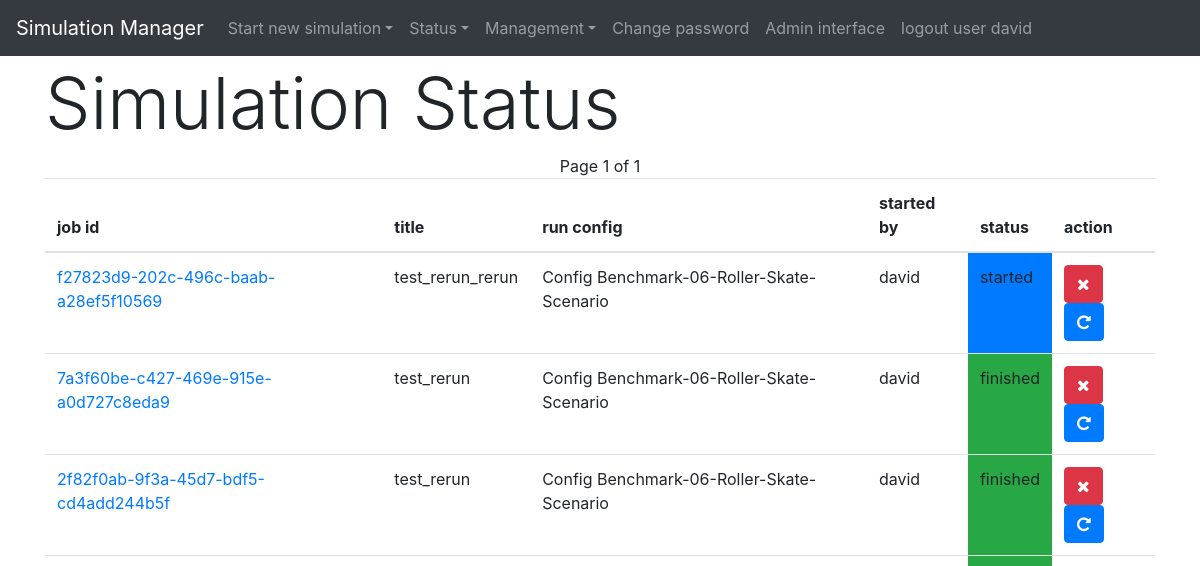
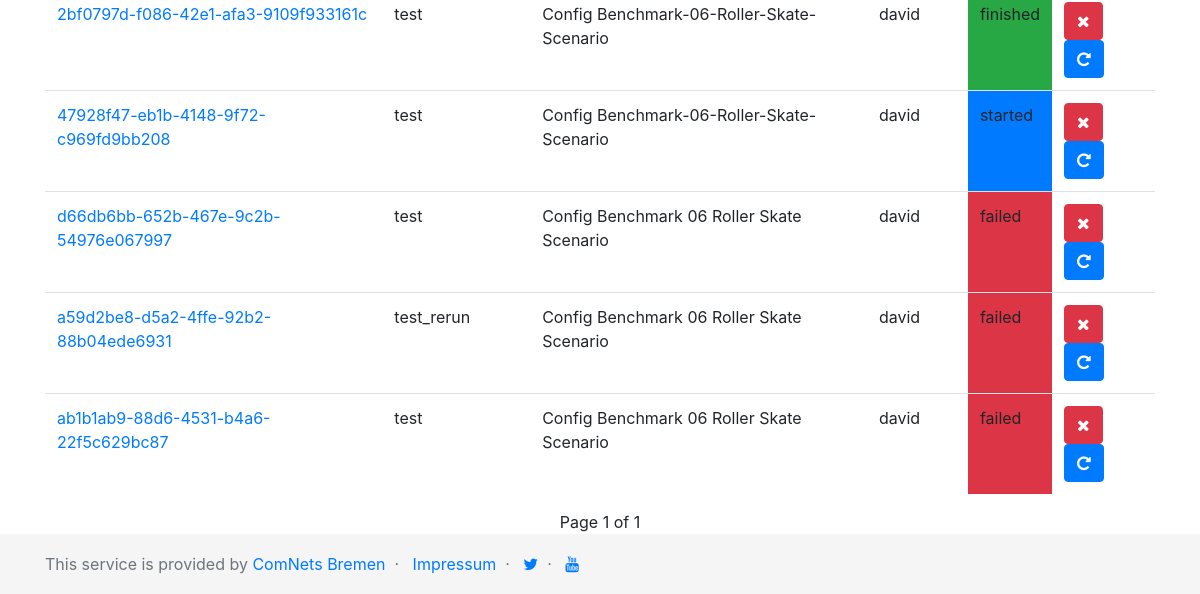
The app's page /omnetppManager/job_status/ (signed in), older data (2 pictures, top to bottom).
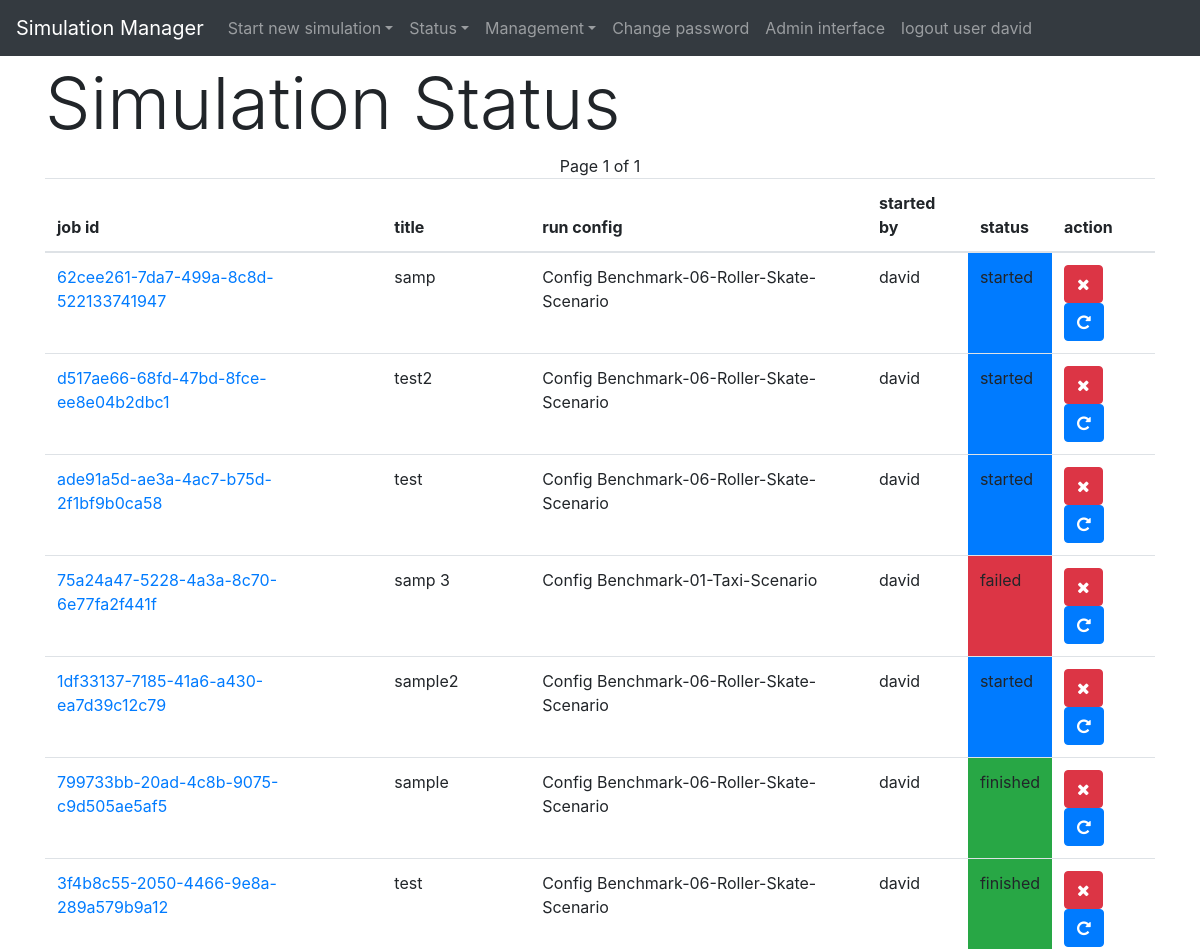
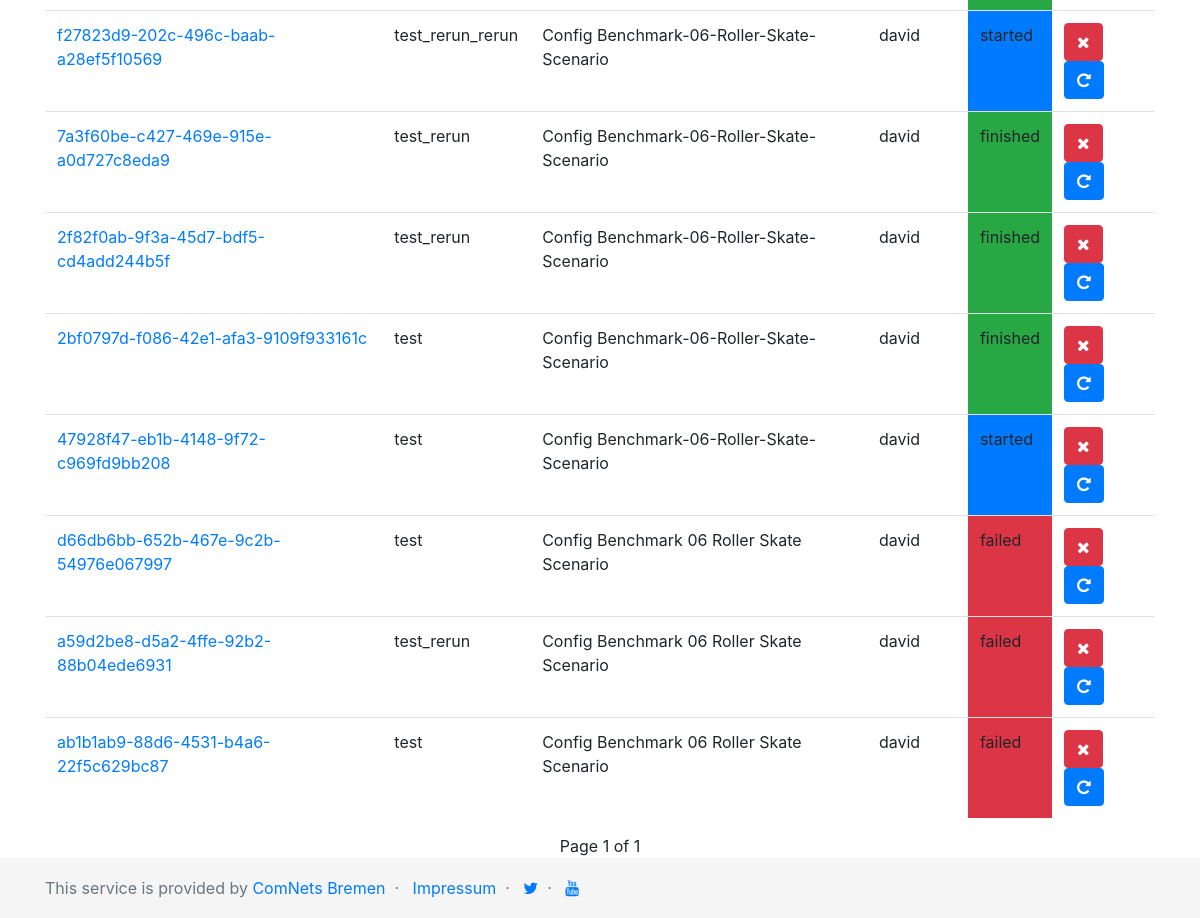
The same page, newer data (2 pictures, top to bottom).
### omnetppManager/models.py (models this page shows, shortened)
class Simulation(models.Model):
    class Meta:
        ordering = ["-pk",]
    class Status(models.IntegerChoices):
        QUEUED      = 1, _("queued")
        FINISHED    = 2, _("finished")
        FAILED      = 3, _("failed")
        STARTED     = 4, _("started")
        DEFERRED    = 5, _("deferred")
        SCHEDULED   = 6, _("scheduled")
        UNKNOWN     = 7, _("unknown")
        ABORTED     = 8, _("aborted")
    class TerminateReason(models.IntegerChoices):
        NOT_TERMINATED      = 1, _("Simulation not terminated")
        TERMINATED_USER     = 2, _("Terminated by user")
        TERMINATED_EVENTS   = 3, _("Terminated by system: Exceeded events.")
        TERMINATED_CPU      = 4, _("Terminated by system: Exceeded CPU.")
        TERMINATED_RAM      = 5, _("Terminated by system: Exceeded RAM.")
        TERMINATED_DISK     = 6, _("Terminated by system: Exceeded Disk space.")
    user = models.ForeignKey(
            settings.AUTH_USER_MODEL,
            on_delete=models.CASCADE,
            )
    title           = models.CharField(max_length=100)
    omnetppini      = models.TextField()
    runconfig       = models.CharField(max_length=100)
    summarizing_precision = models.FloatField(default=100)
    simulation_id   = models.UUIDField(
            editable=False,
            default = uuid.uuid4
            )
    status = models.IntegerField(choices=Status.choices, default=Status.UNKNOWN)
    terminated = models.IntegerField(choices = TerminateReason.choices, default = TerminateReason.NOT_TERMINATED)
    simulation_error = models.TextField(default=None, blank=True, null=True)
    job_error = models.TextField(default=None, blank=True, null=True)
    handled_by = models.CharField(max_length=100, default=None, blank=True, null=True)
    notification_mail_address = models.EmailField(default=None, blank=True, null=True)
    storage_backend = models.ForeignKey(StorageBackend, on_delete=models.SET_NULL, null=True, default=None)
    shared_link = models.CharField(max_length=250, default="")
    meta_full = models.TextField(default=None, blank=True, null=True)
    simulation_timeout = models.IntegerField(default=0)
    simulation_enqueue_time = models.DateTimeField(auto_now_add=True)
    simulation_start_time = models.DateTimeField(null=True, default=None)
    simulation_last_update_time = models.DateTimeField(null=True, default=None)
    simulation_state_times = models.TextField(default=None, blank=True, null=True)
    simulation_is_debug_sim = models.BooleanField(
            default=False,
            help_text="Is this a debug simulation? If yes -> ignore for comparison.",
            )
    def get_absolute_url(self):
        return reverse('job-details', kwargs={
            'pk' : self.pk
            })
    def is_finished(self):
        return self.status == self.Status.FINISHED
    def is_failed(self):
        return self.status == self.Status.FAILED
    def is_started(self):
        return self.status == self.Status.STARTED

### omnetppManager/views.py (the view)
# urls.py: path('job_status/', views.job_status, name="omnetppManager_job_status"),
@login_required
def job_status(request):
    simulations = Simulation.objects.all()
    paginator = Paginator(simulations, 25) # 25 items per page
    page_number = request.GET.get('page')
    page_obj = paginator.get_page(page_number)
    return render(request, "omnetppManager/job_status_page.html",
            {
                "jobs" : page_obj,
                "title" : "Job status",
            })

### omnetppManager/processors.py (called while the page is built)
def get_general(request):
    return {
            "manager_general" : {
                "base_title" : settings.DEFAULT_MAIN_TITLE,
                }
            }

### omnetppManager/templates/omnetppManager/job_status_page.html (shortened to what this page needs)
{% extends "base_generic.html" %}
{% block content %}
<h1 class="display-3">Simulation Status</h1>
<div class="d-flex justify-content-center">
            Page {{ jobs.number }} of {{ jobs.paginator.num_pages }}
</div>
<table class="table">
    <thead>
        <tr>
        <th scope="col">job id</th>
        <th scope="col">title</th>
        <th scope="col">run config</th>
        <th scope="col">started by</th>
        <th scope="col">status</th>
        <th scope="col">action</th>
        </tr>
    </thead>
    <tbody>
        {% for job in jobs %}
        <tr>
            <td><a href="{{ job.get_absolute_url }}">{{job.simulation_id}}</a></td>
            <td>{{job.title}}</td>
            <td>{{job.runconfig}}</td>
            <td>{{job.user}}</td>
            <td class="{% if job.is_finished %}bg-success{% elif job.is_failed %}bg-danger{% elif job.is_started %}bg-primary{% elif job.is_aborted %}bg-warning{% endif %}">{{job.get_status_display}}</td>
            <td>
                <form action="{% url 'job-kill' pk=job.id %}" method="post" style="display: inline;">
                    <button type="submit" class="btn btn-danger" aria-label="Kill Simulation">
                        <i class="fa fa-times" aria-hidden="true"></i>
                    </button>
                </form>
                <a href="{% url 'omnetppManager_rerun_sim' pk=job.id %}" class="btn btn-primary" aria-label="Restart Simulation">
                    <i class="fa fa-repeat" aria-hidden="true"></i>
                </a>
            </td>
        </tr>
        {% endfor %}
    </tbody>
</table>
<div class="d-flex justify-content-center">
            Page {{ jobs.number }} of {{ jobs.paginator.num_pages }}
</div>
{% endblock %}

### templates/base_generic.html (shortened to what this page needs)
<!doctype html>
{% load static %}
<html lang="en">
  <head>
    <link rel="stylesheet" href="https://stackpath.bootstrapcdn.com/bootstrap/4.4.1/css/bootstrap.min.css">
    <link rel="stylesheet" href="https://stackpath.bootstrapcdn.com/font-awesome/4.7.0/css/font-awesome.min.css">
    <link rel="stylesheet" href="{% static 'css/omnetppManager.css' %}">
  </head>
  <body>
  {% block sidebar %}
    <nav class="navbar navbar-expand-md navbar-dark bg-dark fixed-top">
        <a class="navbar-brand" href="{% url 'omnetppManager_index' %}">Simulation Manager</a>
  <div class="collapse navbar-collapse" id="navbarsExampleDefault">
    <ul class="navbar-nav mr-auto">
        {% if user.is_authenticated %}
          <li class="nav-item dropdown">
              <a class="nav-link dropdown-toggle" id="dropdown-01" href="#", data-toggle="dropdown", aria-haspopup="true" aria-expand="false">Start new simulation</a>
          </li>
          <li class="nav-item dropdown">
              <a class="nav-link dropdown-toggle" id="dropdown-02" href="#", data-toggle="dropdown", aria-haspopup="true" aria-expand="false">Status</a>
         </li>
          <li class="nav-item dropdown">
              <a class="nav-link dropdown-toggle" id="dropdown-03" href="#", data-toggle="dropdown", aria-haspopup="true" aria-expand="false">Management</a>
         </li>
          <li class="nav-item">
              <a class="nav-link" href="{% url 'password_change' %}">Change password</a>
          </li>
        {% if user.is_superuser %}
          <li class="nav-item">
              <a class="nav-link" href="{% url 'admin:index' %}">Admin interface</a>
          </li>
        {% endif %}
          <li class="nav-item">
                <a class="nav-link" href="{% url 'logout' %}">logout user {{ user }}</a>
          </li>
        {% endif %}
    </ul>
  </div>
</nav>
  {% endblock %}
  <main role="main" class="container">
    {% block content %}{% endblock %}
  </main>
    <footer class="footer">
      <div class="container">
          <span class="text-muted">
              This service is provided by <a href="https://comnets.uni-bremen.de" target="_blank">ComNets Bremen</a>&nbsp; &middot; &nbsp;
              <a href="https://www.uni-bremen.de/impressum" target="_blank">Impressum</a>&nbsp; &middot; &nbsp;
              <a href="https://twitter.com/ComNetsBremen" target="_blank"><i class="fa fa-twitter"></i></a>&nbsp; &middot; &nbsp;
              <a href="https://www.youtube.com/ComNetsBremen" target="_blank"><i class="fa fa-youtube"></i></a>
          </span>
      </div>
    </footer>
  </body>
</html>

### templates/base_generic.html (style rules this page uses)
html { position: relative; min-height: 100%; }
body { margin-bottom: 60px; }
.footer { position: fixed; bottom: 0; width: 100%; height: 60px; line-height: 60px; background-color: #f5f5f5; }
body > .container { padding: 60px 15px 0; }
.footer > .container { padding-right: 15px; padding-left: 15px; }

Row changes from the older to the newer data that the page shows:
added Simulation: simulation_id "62cee261-7da7-499a-8c8d-522133741947", title "samp", runconfig "Config Benchmark-06-Roller-Skate-Scenario", user "david", status "started"
added Simulation: simulation_id "d517ae66-68fd-47bd-8fce-ee8e04b2dbc1", title "test2", runconfig "Config Benchmark-06-Roller-Skate-Scenario", user "david", status "started"
added Simulation: simulation_id "ade91a5d-ae3a-4ac7-b75d-2f1bf9b0ca58", title "test", runconfig "Config Benchmark-06-Roller-Skate-Scenario", user "david", status "started"
added Simulation: simulation_id "75a24a47-5228-4a3a-8c70-6e77fa2f441f", title "samp 3", runconfig "Config Benchmark-01-Taxi-Scenario", user "david", status "failed"
added Simulation: simulation_id "1df33137-7185-41a6-a430-ea7d39c12c79", title "sample2", runconfig "Config Benchmark-06-Roller-Skate-Scenario", user "david", status "started"
added Simulation: simulation_id "799733bb-20ad-4c8b-9075-c9d505ae5af5", title "sample", runconfig "Config Benchmark-06-Roller-Skate-Scenario", user "david", status "finished"
added Simulation: simulation_id "3f4b8c55-2050-4466-9e8a-289a579b9a12", title "test", runconfig "Config Benchmark-06-Roller-Skate-Scenario", user "david", status "finished"
